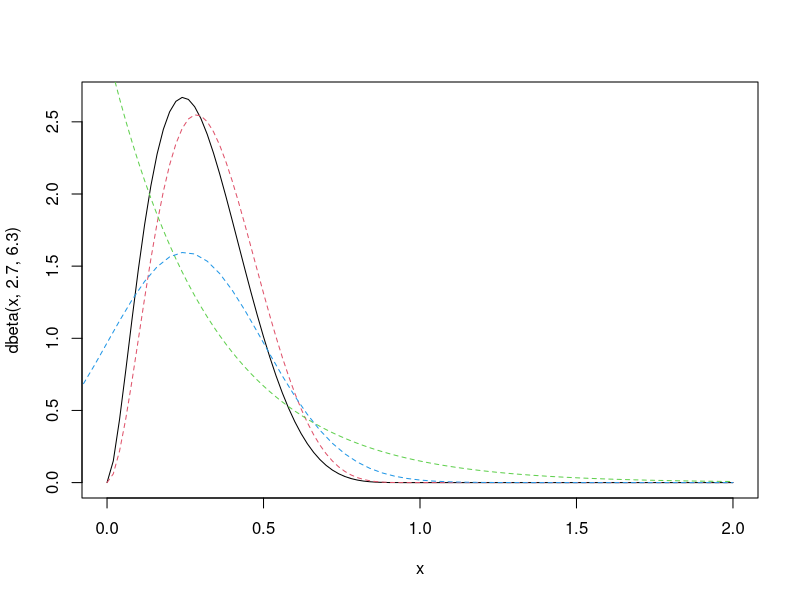
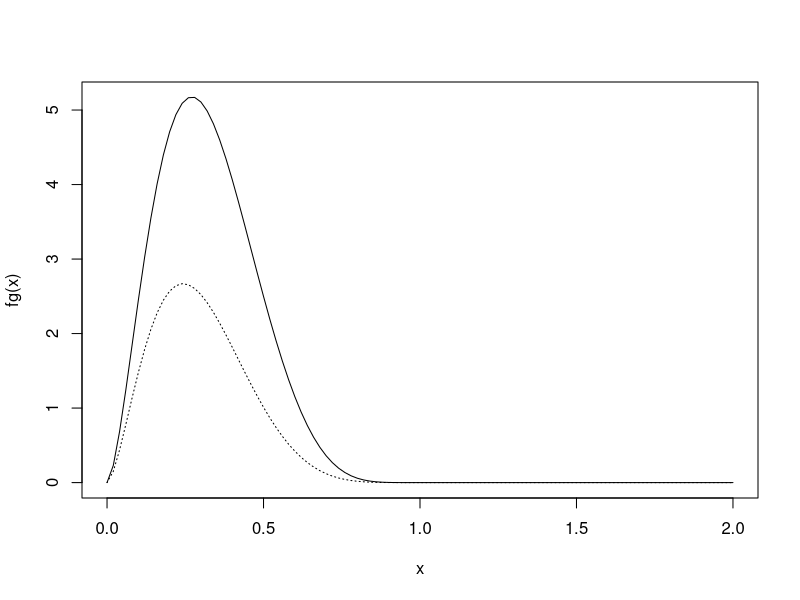
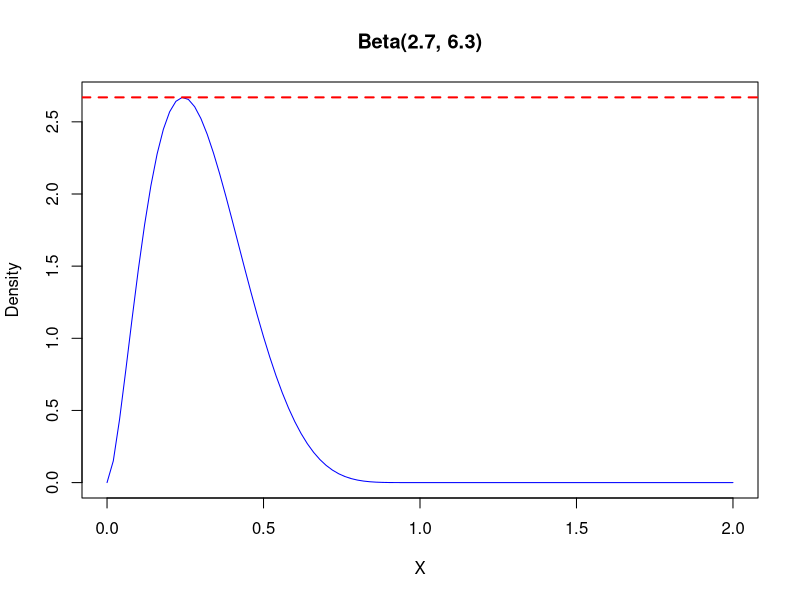
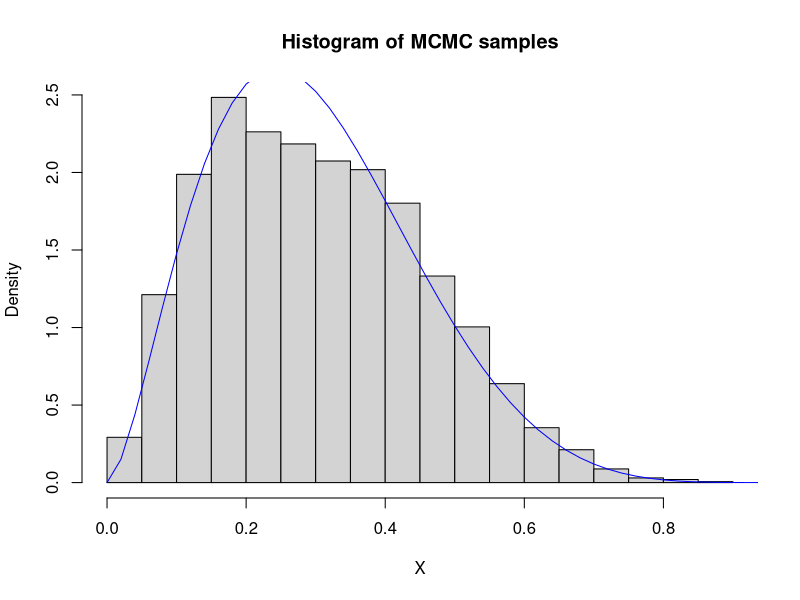
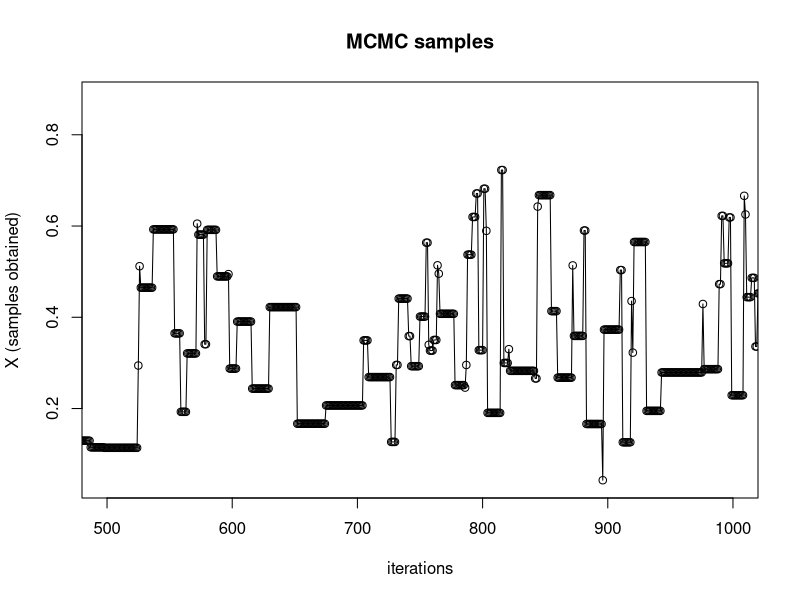
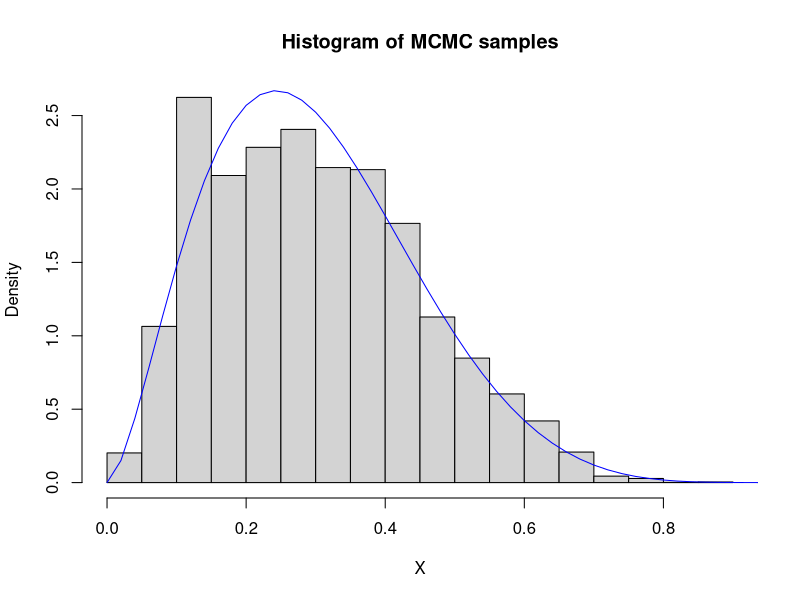
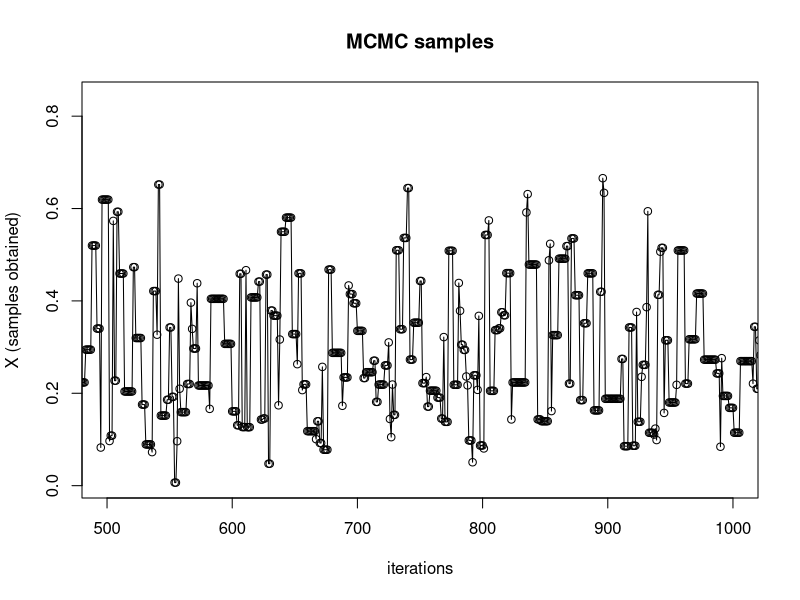
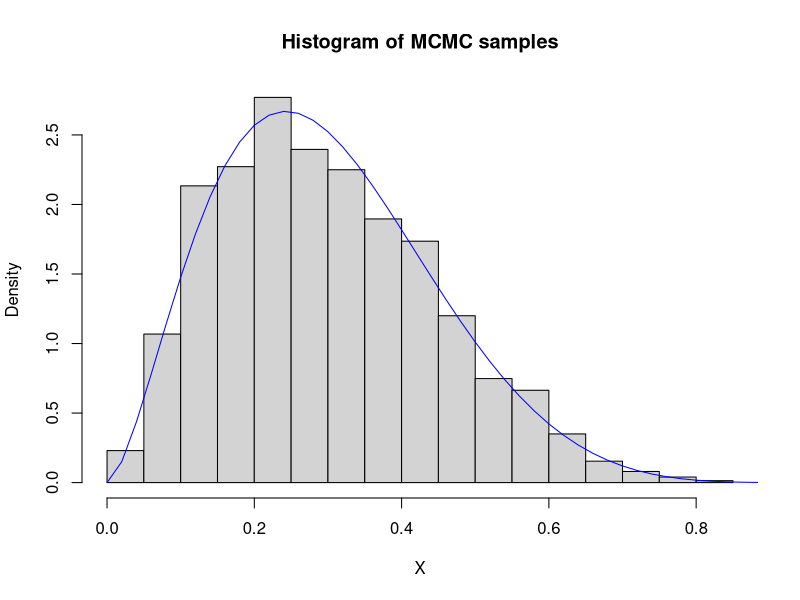

These charts were generated, in order, by the following R code:
## ---- chunk 1
## potential instumential distributions
curve(expr = dbeta(x, 2.7, 6.3), from = 0, to = 2)
curve(expr = dbeta(x, 3, 6), from = 0, to = 2, add = TRUE, col = 2, lty = 2)
curve(expr = dexp(x, rate = 3), from = 0, to = 2, add = TRUE, col = 3, lty = 2)
#curve(expr = dnorm(x, mean = 1, sd = 1), from = 0, to = 2, add = TRUE, col = 4, lty = 2)
curve(expr = dnorm(x, mean = 0.25, 0.25), from = -2, to = 2, add = TRUE, col = 4, lty = 2)







fg = function(x){
  1.5*dbeta(x, 2.7, 6.3)/dexp(x, rate = 1)
}

curve(expr = fg, from = 0, to = 2)
curve(expr = dbeta(x, 2.7, 6.3), from = 0, to = 2, add = TRUE, lty = 3)

## ---- chunk 2
N = 10000

## For accept-reject, we need to find a value for M
## we can use `optimize` to find the maximum of our target density
maximum  = optimize(f = function(x){ dbeta(x, 2.7, 6.3) }, 
                    interval = c(0, 2), maximum = TRUE ) ## obtain maximum

## M here is basically random guess
M = maximum$objective  ## something smaller like 1.5 works too!
curve(expr = dbeta(x, 2.7, 6.3), 
      from = 0, to = 2, col = "blue",
      main = "Beta(2.7, 6.3)", xlab = "X", ylab = "Density")
abline(h = M, lty = 2, lwd = 2, col = "red")

f = function(x){
  dbeta(x, 2.7, 6.3)
}

g = function(x){
  #dnorm(x, mean = maximum$maximum, sd = 0.25)
  dexp(x, rate = 1)
}


#N = 100000
X = numeric(N)
i = 0
while(i < N){
  #Y = abs(rnorm(n = 1, mean = maximum$maximum, sd = 0.25))
  Y = rexp(n = 1, rate = 1)
  U = runif(1)
  if(U*M <= f(Y)/g(Y)){
    i = i + 1
    X[i] = Y
  }
}



print("sample mean from direct samples")
mean(rbeta(n = 1000, shape1 = 2.7, shape2 = 6.3))
print("sample mean from Accept-Reject samples")
mean(X)


## see how samples from chain compare to Beta(2.7, 6.3) density
hist(X, main = "Histogram of MCMC samples", prob = TRUE)
curve(expr = dbeta(x, 2.7, 6.3), 
      from = 0, to = 2, add = TRUE, col = "blue")

## ---- chunk 3
## Metropolis Hastings
## now compare results with Beta(2.7, 6.3)

N = 10000
X = numeric(N)
X[1] = rbeta(n = 1, shape1 = 2.7, shape2 = 6.3) ## initial value
for(i in 1:N){
  Y = rexp(n = 1, rate = X[i])
  rho = (dbeta(x = Y, 2.7, 6.3) * dexp(x = X[i], rate = Y)) / 
    (dbeta(x = X[i], 2.7, 6.3) * dexp(x = Y, rate = X[i])) 
  
  if(runif(1) < rho){
    X[i+1] = Y
  } else{
    X[i+1] = X[i]
  }
  
}

print("sample mean from direct samples")
mean(rbeta(n = 1000, shape1 = 2.7, shape2 = 6.3))
print("sample mean from M-H samples")
mean(X)

## see chain transitions
plot(X, type = "o", main = "MCMC samples",
     xlim = c(500,1000),
     xlab = "iterations", ylab = "X (samples obtained)")

## see how samples from chain compare to Beta(2.7, 6.3) density
hist(X, main = "Histogram of MCMC samples", prob = TRUE)
curve(expr = dbeta(x, 2.7, 6.3), 
      from = 0, to = 2, add = TRUE, col = "blue")


## ---- chunk 4

## Metropolis Hastings
## now compare results with Beta(2.7, 6.3)

N = 10000
X = numeric(N)
X[1] = rbeta(n = 1, shape1 = 2.7, shape2 = 6.3)
for(i in 1:N){
  Y = rexp(n = 1, rate = 1)
  rho = (dbeta(x = Y, 2.7, 6.3) * dexp(x = X[i], rate = 1)) / 
    (dbeta(x = X[i], 2.7, 6.3) * dexp(x = Y, rate = 1)) 
  
  if(runif(1) < rho){
    X[i+1] = Y
  } else{
    X[i+1] = X[i]
  }
  
}



print("sample mean from direct samples")
mean(rbeta(n = 1000, shape1 = 2.7, shape2 = 6.3))
print("sample mean from M-H samples")
mean(X)


## see chain transitions
plot(X, type = "o", main = "MCMC samples",
     xlim = c(500,1000),
     xlab = "iterations", ylab = "X (samples obtained)")

## see how samples from chain compare to Beta(2.7, 6.3) density
hist(X, main = "Histogram of MCMC samples", prob = TRUE)
curve(expr = dbeta(x, 2.7, 6.3), 
      from = 0, to = 2, add = TRUE, col = "blue")



## ---- chunk 5
N = 10000

## For accept-reject, we need to find a value for M
## we can use `optimize` to find the maximum of our target density
maximum  = optimize(f = function(x){ dgamma(x = x, shape = 4.3, rate = 6.2)}, 
                    interval = c(0, 2), maximum = TRUE ) ## obtain maximum

M = maximum$objective
curve(expr = dgamma(x = x, shape = 4.3, rate = 6.2), 
      from = 0, to = 2, col = "blue",
      main = "Gamma(4.3, 6.2", xlab = "X", ylab = "Density")
abline(h = M, lty = 3, lwd = 2, col = "red")

f = function(x){
  dgamma(x = x, shape = 4.3, rate = 6.2)
}

g = function(x){
  dgamma(x = x, shape = 4, rate = 7)
}


#N = 10
X = numeric(N)
i = 0
while(i < N){
  Y = rgamma(n = 1, shape = 4, rate = 7)
  U = runif(1)
  if(U*M <= f(Y)/g(Y)){
    i = i + 1
    X[i] = Y
  }
}

## see how samples from chain compare to Gamma density
hist(X, main = "Histogram of MCMC samples", prob = TRUE)
curve(expr = dgamma(x = x, shape = 4.3, rate = 6.2), 
      from = 0, to = 2, add = TRUE, col = "blue")

## ---- chunk 6
## Metropolis Hastings 

N = 10000
X = numeric(N)
X[1] = rgamma(n = 1, shape = 4.3, rate = 6.2)
for(i in 1:N){
  Y = rgamma(n = 1, shape = 4, rate = 7)
  rho = (dgamma(x = Y, shape = 4.3, rate = 6.2) * dgamma(x = X[i], shape = 4, rate = 7)) / 
    (dgamma(x = X[i], shape = 4.3, rate = 6.2) * dgamma(x = Y, shape = 4, rate = 7)) 
  #X[i+1] = X[i] + (Y - X[i])*(runif(1) < rho) ## equivalent to if-else statement below
  if(runif(1) < rho){
    X[i+1] = Y
  } else{
    X[i+1] = X[i]
  }
  
}



mean(X)

## see chain transitions
par(mfrow = c(1,2))
plot(X, type = "o", main = "MCMC samples",
     xlim = c(1,200),
     xlab = "iterations", ylab = "X (samples obtained)")

plot(X, type = "o", main = "MCMC samples",
     xlim = c(N-200,N),
     xlab = "iterations", ylab = "X (samples obtained)")
par(mfrow = c(1,1))


## see how samples from chain compare to Gamma density
hist(X, main = "Histogram of MCMC samples", prob = TRUE)
curve(expr = dgamma(x = x, shape = 4.3, rate = 6.2), 
      from = 0, to = 2, add = TRUE, col = "blue")

## ---- chunk 7

## Metropolis Hastings
## now compare results with Gamma(5,6)

N = 10000
X = numeric(N)
X[1] = rgamma(n = 1, shape = 4.3, rate = 6.2)
for(i in 1:N){
  Y = rgamma(n = 1, shape = 5, rate = 6)
  rho = (dgamma(x = Y, shape = 4.3, rate = 6.2) * dgamma(x = X[i], shape = 5, rate = 6)) / 
    (dgamma(x = X[i], shape = 4.3, rate = 6.2) * dgamma(x = Y, shape = 5, rate = 6)) 
  #X[i+1] = X[i] + (Y - X[i])*(runif(1) < rho) ## equivalent to if-else statement below
  if(runif(1) < rho){
    X[i+1] = Y
  } else{
    X[i+1] = X[i]
  }
  
}



mean(X)

## see chain transitions
plot(X, type = "o", main = "MCMC samples",
     xlim = c(500,1000),
     xlab = "iterations", ylab = "X (samples obtained)")

## see how samples from chain compare to Gamma density
hist(X, main = "Histogram of MCMC samples", prob = TRUE)
curve(expr = dgamma(x = x, shape = 4.3, rate = 6.2), 
      from = 0, to = 2, add = TRUE, col = "blue")



## ---- chunk 8

dRayleigh = function(x, sigma = 4){
  ## any needed for `curve`
  if(any(x < 0)){
    out = 0
  } else{
  out = (x/sigma^2) * exp(-x^2 / (2 * sigma^2))
  }
  return(out)
}

N = 10000

X = numeric(N)
X[1] = 2 ## some random value

for(i in 1:N){
  Y = rchisq(n = 1, df = X[i])
  U = runif(1)
  rho = (dRayleigh(Y) * dchisq(x = X[i], df = Y)) / 
        (dRayleigh(X[i]) * dchisq(x = Y, df = X[i]))
  if(U < rho){
    X[i+1] = Y
  } else {
    X[i+1] = X[i]
  }
}



## see how samples from chain compare to Gamma density
hist(X, main = "Histogram of MCMC samples", prob = TRUE)
curve(expr = dRayleigh, 
      from = 0, to = 20, add = TRUE, col = "blue")



## ---- chunk 9

dRayleigh = function(x, sigma = 4){
  ## any needed for `curve`
  if(any(x < 0)){
    out = 0
  } else{
  out = (x/sigma^2) * exp(-x^2 / (2 * sigma^2))
  }
  return(out)
}

N = 10000

X = numeric(N)
X[1] = 2 ## some random value

for(i in 1:N){
  Y = rgamma(n = 1, shape = X[i], rate = 1)
  U = runif(1)
  rho = (dRayleigh(Y) * dgamma(x = X[i], shape = Y, rate = 1)) / 
        (dRayleigh(X[i]) * dgamma(x = Y, shape = X[i], rate = 1))
  if(U < rho){
    X[i+1] = Y
  } else {
    X[i+1] = X[i]
  }
}



## see how samples from chain compare to Gamma density
hist(X, main = "Histogram of MCMC samples", prob = TRUE)
curve(expr = dRayleigh, 
      from = 0, to = 20, add = TRUE, col = "blue")



## ---- chunk 10

dRayleigh = function(x, sigma = 4){
  ## any needed for `curve`
  if(any(x < 0)){
    out = 0
  } else{
  out = (x/sigma^2) * exp(-x^2 / (2 * sigma^2))
  }
  return(out)
}


N = 10000

X = numeric(N)
X[1] = 2 ## some random value

for(i in 1:N){
  Y = rgamma(n = 1, shape = 2, rate = 1)
  U = runif(1)
  rho = (dRayleigh(Y) * dgamma(x = X[i], shape = 2, rate = 1)) / 
        (dRayleigh(X[i]) * dgamma(x = Y, shape = 2, rate = 1))
  if(U < rho){
    X[i+1] = Y
  } else {
    X[i+1] = X[i]
  }
}



## see how samples from chain compare to Gamma density
hist(X, main = "Histogram of MCMC samples", prob = TRUE)
curve(expr = dRayleigh, 
      from = 0, to = 20, add = TRUE, col = "blue")



## ---- chunk 11
set.seed(987)
N = 10^6

#dt(x = x, df = 4)

X = numeric(N)
X[1] = rnorm(1) ## initialize the starting value

for(i in 1:N){
    Y = rnorm(1) ## independent of X_i
    rho = (dt(Y, df = 4) * dnorm(X[i])) /
            (dt(X[i], df = 4) * dnorm(Y))
    U = runif(1)
    if(U <= rho){
        X[i+1] = Y
    } else{
        X[i+1] = X[i]
    }

}




plot(density(X), type = "l", 
        lty = 2, main = "M-H with N(0,1) candidate")
curve(dt(x, df = 4), add = TRUE, col = 4)

## ---- chunk 12

## now with a t distribution with df = 2

X = numeric(N)
X[1] = rt(1, df = 2) ## initialize the starting value

for(i in 1:N){
    Y = rt(1, df = 2) ## independent of X_i
    rho = (dt(Y, df = 4) * dt(X[i], df = 2)) /
            (dt(X[i], df = 4) * dt(Y, df = 2))
    U = runif(1)
    if(U <= rho){
        X[i+1] = Y
    } else{
        X[i+1] = X[i]
    }

}




plot(density(X), type = "l", 
        lty = 2, main = "M-H with t_df = 2 candidate")
curve(dt(x, df = 4), add = TRUE, col = 4)


## ---- chunk 13

failure <- c(1, 1, 1, 1, 0, 0, 0, 0, 0, 0, 0, 0, 1, 1, 
             0, 0, 0, 1, 0, 0, 0, 0, 0)
temperature <- c(53, 57, 58, 63, 66, 67, 67, 67, 68, 
                 69, 70, 70, 70, 70, 72, 73, 75, 75,
                 76, 76, 78, 79, 81)

df = data.frame(failure, temperature)

head(df)



## ---- chunk 14
fit = glm(formula = failure ~ temperature, data = df, 
          family = binomial(link = "logit"))

summary(fit)

## ---- chunk 15
# Preliminary output from ML estimation
a.mle <- as.numeric(fit$coefficients[1])
b.mle <- as.numeric(fit$coefficients[2])
var.a.mle <- summary(fit)$cov.scaled[1, 1]
var.b.mle <- summary(fit)$cov.scaled[2, 2]

b.hyper <- exp(a.mle + 0.577216) ## hyper parameter
## 0.577216 is "Euler’s constant"


## ---- chunk 16
## setting up functions

# Posterior distribution
dpost <- function(theta, y = failure, x = temperature){
    ## density of Y is binomial/bernoulli
    a <- theta[1]
    b <- theta[2]
    p <- 1 - 1 / (1 + exp(a + b * x)) ## logistic CDF
    lik <- exp(sum(dbinom(y, size=1, prob=p, log=TRUE)))
    dprior <- exp(a) * exp(-exp(a) / b.hyper) * 1/b.hyper ## density of prior
    return(lik * dprior)
}


# Proposal distribution (independent proposal, so "theta0" is not used)
dprop <- function(theta){
    ## ignore theta0
    a <- theta[1]
    b <- theta[2]
    # a <- log(rexp(1, 1 / b.hyper)) ## remember, log for computational purposes
    # try: exp(rexp(1, 1/b.hyper)) ## Inf
    pr1 <- exp(a) * exp(-exp(a) / b.hyper) * 1/b.hyper
    pr2 <- dnorm(b, b.mle, sqrt(var.b.mle))
    return(pr1 * pr2)
}




rprop <- function(theta0){
    ## independent proposals for a and b
    #a <- log(rexp(1, 1 / b.hyper))
    a <- log(rexp(1, 1 / b.hyper)) ## log for computational purposes
    b <- rnorm(1, b.mle, sqrt(var.b.mle))
    return(c(a, b))
}



## ---- chunk 17
## Metropolis-Hastings set up to run


# Run Metropolis-Hastings
N <- 10^4
B <- 10^3
#mh.out <- MH(c(a.mle, b.mle), dpost, dprop, rprop, N, B)


## x0: initializing values for MH algorithm
## f: the pdf of posterior; target distribution
## dprop: the pdf of the proposal distribution
## rprop: the random number gen for proposal
## N: Number of samples needed
## B: Number of burn in samples
## function generates N+B samples then drops B
x0 <- c(a.mle, b.mle)
x <- matrix(NA, nrow = N + B, ncol = length(x0)) 
fx <- rep(NA, N + B)
x[1,] <- x0 ## add the initializing values
fx[1] <- dpost(x0) ## initiate the M-H algorithm
accept <- 0 ## counter for acceptance

for(i in 2:(N + B)){
    u <- rprop(x[i-1,])
    fu <- dpost(u)
    ## use log values for computational purposes
    r <- log(fu) + log(dprop(x[i-1,])) - log(fx[i-1]) - log(dprop(u))
    Rho <- min(exp(r), 1)
    if(runif(1) <= Rho){
        accept <- accept + 1 ## update counter
        x[i,] <- u
        fx[i] <- fu
    } else {
    x[i,] <- x[i-1,]
    fx[i] <- fx[i-1]
    }
}

print("acceptance rate: ")
print(accept/(N+B))

mh.out <- x[-(1:B), ]
alpha.mh <- mh.out[,1]
beta.mh <- mh.out[,2]


## ---- chunk 18

summary(mh.out) ## summary of parameters


par(mfrow = c(1,2))
hist(alpha.mh, freq=FALSE, col="gray", border="white", xlab=expression(alpha))
plot(alpha.mh, type="l", col="gray", xlab="Iteration", ylab=expression(alpha))
lines(1:N, cumsum(alpha.mh) / (1:N))

hist(beta.mh, freq=FALSE, col="gray", border="white", xlab=expression(beta))
plot(beta.mh, type="l", col="gray", xlab="Iteration", ylab=expression(beta))
lines(1:N, cumsum(beta.mh)/(1:N))


## ---- chunk 19
p65 <- 1 - 1 / (1 + exp(alpha.mh + beta.mh * 65))
p45 <- 1 - 1 / (1 + exp(alpha.mh + beta.mh * 45))

hist(p65, freq=FALSE, col="gray", border="white", xlab="p(65)", main="")
hist(p45, freq=FALSE, col="gray", border="white", xlab="p(45)", main="")



